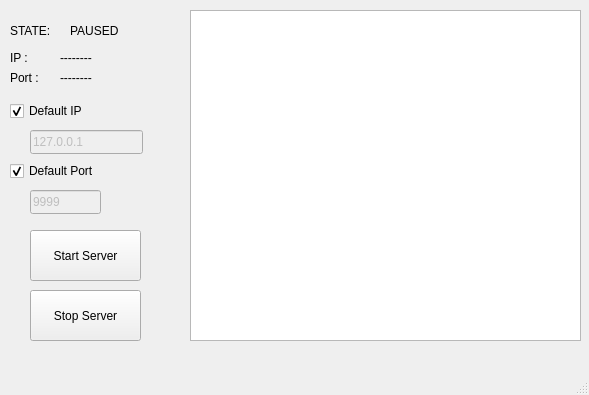
<?xml version="1.0" encoding="UTF-8"?>
<ui version="4.0">
 <class>ServerWindow</class>
 <widget class="QMainWindow" name="ServerWindow">
  <property name="geometry">
   <rect>
    <x>0</x>
    <y>0</y>
    <width>589</width>
    <height>395</height>
   </rect>
  </property>
  <property name="windowTitle">
   <string>ServerWindow</string>
  </property>
  <widget class="QWidget" name="centralwidget">
   <widget class="QPushButton" name="startServerButton">
    <property name="geometry">
     <rect>
      <x>30</x>
      <y>230</y>
      <width>111</width>
      <height>51</height>
     </rect>
    </property>
    <property name="text">
     <string>Start Server</string>
    </property>
   </widget>
   <widget class="QPushButton" name="stopServerButton">
    <property name="geometry">
     <rect>
      <x>30</x>
      <y>290</y>
      <width>111</width>
      <height>51</height>
     </rect>
    </property>
    <property name="text">
     <string>Stop Server</string>
    </property>
   </widget>
   <widget class="QPlainTextEdit" name="logEdit">
    <property name="geometry">
     <rect>
      <x>190</x>
      <y>10</y>
      <width>391</width>
      <height>331</height>
     </rect>
    </property>
   </widget>
   <widget class="QLabel" name="label">
    <property name="geometry">
     <rect>
      <x>10</x>
      <y>50</y>
      <width>21</width>
      <height>16</height>
     </rect>
    </property>
    <property name="text">
     <string>IP :</string>
    </property>
   </widget>
   <widget class="QLabel" name="label_2">
    <property name="geometry">
     <rect>
      <x>10</x>
      <y>70</y>
      <width>31</width>
      <height>16</height>
     </rect>
    </property>
    <property name="text">
     <string>Port :</string>
    </property>
   </widget>
   <widget class="QLabel" name="label_3">
    <property name="geometry">
     <rect>
      <x>10</x>
      <y>20</y>
      <width>51</width>
      <height>21</height>
     </rect>
    </property>
    <property name="text">
     <string>STATE:</string>
    </property>
   </widget>
   <widget class="QLabel" name="serverStateLabel">
    <property name="geometry">
     <rect>
      <x>70</x>
      <y>20</y>
      <width>81</width>
      <height>21</height>
     </rect>
    </property>
    <property name="text">
     <string>PAUSED</string>
    </property>
   </widget>
   <widget class="QLabel" name="ipValueLabel">
    <property name="geometry">
     <rect>
      <x>60</x>
      <y>50</y>
      <width>111</width>
      <height>16</height>
     </rect>
    </property>
    <property name="text">
     <string>--------</string>
    </property>
   </widget>
   <widget class="QLabel" name="portValueLabel">
    <property name="geometry">
     <rect>
      <x>60</x>
      <y>70</y>
      <width>111</width>
      <height>16</height>
     </rect>
    </property>
    <property name="text">
     <string>--------</string>
    </property>
   </widget>
   <widget class="QCheckBox" name="ipCheckBox">
    <property name="enabled">
     <bool>true</bool>
    </property>
    <property name="geometry">
     <rect>
      <x>10</x>
      <y>100</y>
      <width>151</width>
      <height>22</height>
     </rect>
    </property>
    <property name="text">
     <string>Default IP</string>
    </property>
    <property name="checked">
     <bool>true</bool>
    </property>
   </widget>
   <widget class="QCheckBox" name="portCheckBox">
    <property name="geometry">
     <rect>
      <x>10</x>
      <y>160</y>
      <width>141</width>
      <height>22</height>
     </rect>
    </property>
    <property name="text">
     <string>Default Port</string>
    </property>
    <property name="checked">
     <bool>true</bool>
    </property>
   </widget>
   <widget class="QLineEdit" name="ipEdit">
    <property name="enabled">
     <bool>false</bool>
    </property>
    <property name="geometry">
     <rect>
      <x>30</x>
      <y>130</y>
      <width>113</width>
      <height>24</height>
     </rect>
    </property>
    <property name="text">
     <string>127.0.0.1</string>
    </property>
    <property name="readOnly">
     <bool>true</bool>
    </property>
   </widget>
   <widget class="QLineEdit" name="portEdit">
    <property name="enabled">
     <bool>false</bool>
    </property>
    <property name="geometry">
     <rect>
      <x>30</x>
      <y>190</y>
      <width>71</width>
      <height>24</height>
     </rect>
    </property>
    <property name="text">
     <string>9999</string>
    </property>
    <property name="readOnly">
     <bool>true</bool>
    </property>
   </widget>
  </widget>
  <widget class="QMenuBar" name="menubar">
   <property name="geometry">
    <rect>
     <x>0</x>
     <y>0</y>
     <width>589</width>
     <height>22</height>
    </rect>
   </property>
  </widget>
  <widget class="QStatusBar" name="statusbar"/>
 </widget>
 <resources/>
 <connections/>
</ui>
